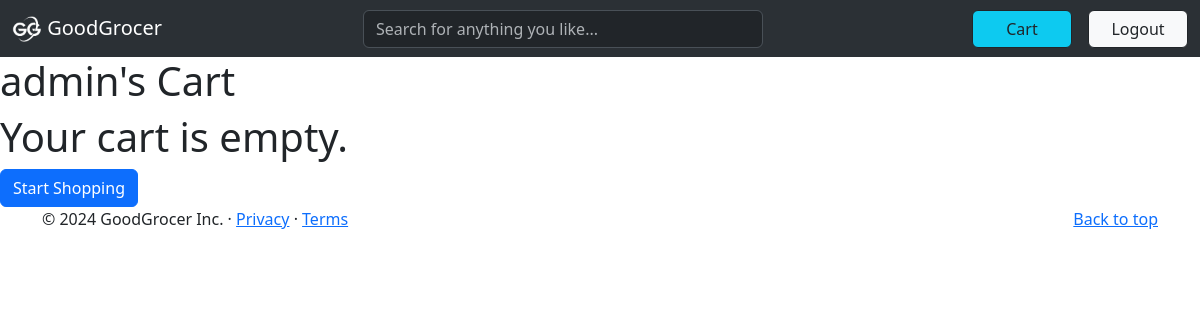
Before: /cart/1 (signed in) with the older database file.
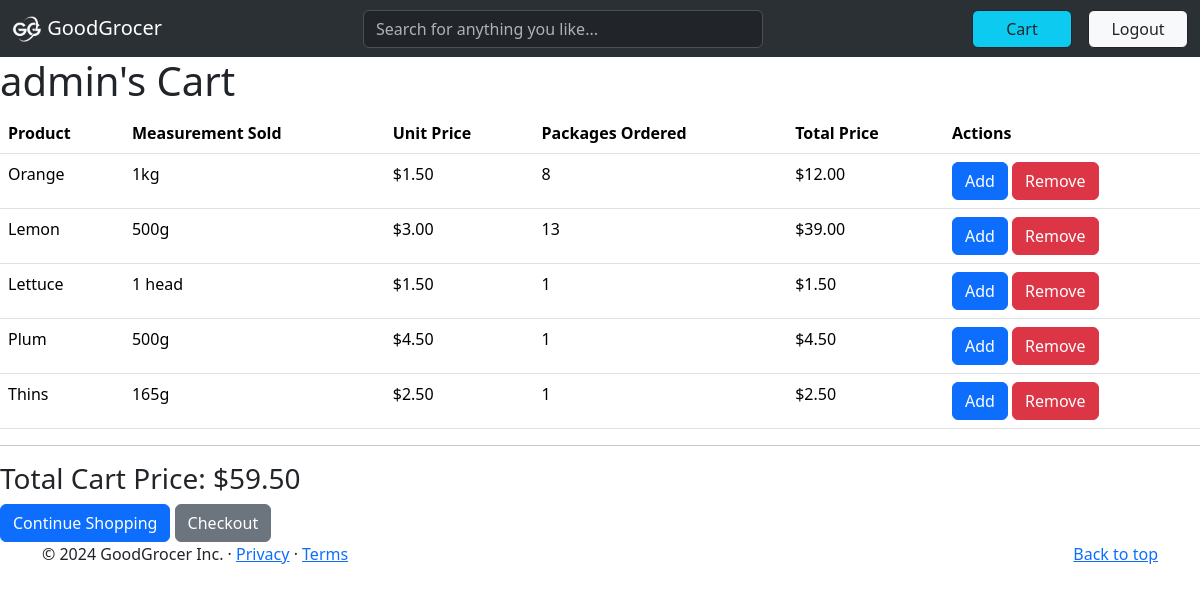
After: the same page with the newer database file.
### home/models.py (models this page shows, shortened)
class CartItem(models.Model):
    cart = models.ForeignKey(Cart, on_delete=models.CASCADE)
    product = models.ForeignKey(productItem, on_delete=models.CASCADE)
    quantity = models.PositiveIntegerField(default=1)
    def total_price(self):
        return self.quantity * self.product.price

class productItem(models.Model):
    subcategory = models.ForeignKey(productSubcategory, on_delete=models.CASCADE)
    name = models.CharField(max_length=200)
    quantity = models.CharField(max_length=100)
    price = models.FloatField()
    onDeal = models.BooleanField(null=True, blank=True)
    imageTag = models.CharField(max_length=200)

### home/views.py (the view)
# urls.py: path('cart/<str:pk>', views.cartPage, name="cart"),
@login_required(login_url='login')
def cartPage(request, pk):
    givenUser = User.objects.get(id=pk)
    cart, created = Cart.objects.get_or_create(user=givenUser)
    cartItems = cart.cartitem_set.all()
    total_price = sum(item.total_price() for item in cartItems)
    context = {
        'cartItems': cartItems,
        'total_price': total_price,
    }
    return render(request, 'cart.html', context)

### templates/cart.html (shortened to what this page needs)
{% extends 'main.html' %}
{% load static %}
{% block body %}
<h1>{{request.user.username}}'s Cart</h1>
{% if cartItems %}
<table class="table">
    <thead>
        <tr>
            <th>Product</th>
            <th>Measurement Sold</th>
            <th>Unit Price</th>
            <th>Packages Ordered</th>
            <th>Total Price</th>
            <th>Actions</th>
        </tr>
    </thead>
    <tbody>
        {% for item in cartItems %}
        <tr>
            <td>{{item.product.name}}</td>
            <td>{{item.product.quantity}}</td>
            <td>${{item.product.price|floatformat:2}}</td>
            <td>{{item.quantity}}</td>
            <td>${{item.total_price|floatformat:2}}</td>
            <td>
                <a class="btn btn-primary" href="{% url 'addToCart' item.product.id %}" style="width: absolute;">Add</a>
                <a href="{% url 'removeFromCart' item.product.id %}" class="btn btn-danger">Remove</a>
            </td>
        </tr>
        {% endfor %}
    </tbody>
</table>
<hr>
<h3>Total Cart Price: ${{ total_price|floatformat:2 }}</h3>
<a class="btn btn-primary" href="{% url 'shop' %}">Continue Shopping</a>
<a class="btn btn-secondary" href="{% url 'checkout' %}">Checkout</a>
{% else %}
<h1>Your cart is empty.</h1>
<a class="btn btn-primary" href="{% url 'shop' %}">Start Shopping</a>
{% endif %}
{% endblock body %}

### templates/main.html (shortened to what this page needs)
{% load static %}
<!doctype html>
<html lang="en">
  <head>
    <link href="https://cdn.jsdelivr.net/npm/bootstrap@5.3.3/dist/css/bootstrap.min.css" rel="stylesheet">
  </head>
  <body>
    {% include 'navbar.html' %}
    {% block body %}
    {% endblock body %}
    <footer class="container footer-fixed-bottom">
      <p class="float-end"><a href="#">Back to top</a></p>
      <p>&copy; 2024 GoodGrocer Inc. &middot; <a href="#">Privacy</a> &middot; <a href="#">Terms</a></p>
    </footer>
  </body>
</html>

### templates/navbar.html (shortened to what this page needs)
{% load static %}
<nav class="navbar navbar-expand-lg bg-body-tertiary" data-bs-theme="dark">
    <div class="container-fluid">
        <a class="navbar-brand" href="{% url 'home' %}">
            <img src="{% static '/images/logo_white.png' %}" alt="Logo" width="30" height="30" class="d-inline-block align-text-top">
            GoodGrocer
        </a>
      <div class="collapse navbar-collapse" id="navbarColor02">
        <form class="d-flex mx-auto" method="GET" action="{% url 'shop' %}">
          <input
            class="form-control me-2"
            type="text"
            name="q"
            placeholder="Search for anything you like..."
            style="width: 400px;"
          />
        </form>
        <a class="btn btn-info btn-outline-dark ms-3" href="{% url 'cart' user.id %}" style="width: 100px;">Cart</a>
        {% if request.user.is_authenticated %}
        <a class="btn btn-light btn-outline-dark ms-3" href="{% url 'logout' %}" style="width: 100px;">Logout</a>
        {% else %}
        <a class="btn btn-light btn-outline-dark ms-3" href="{% url 'login' %}" style="width: 100px;">Login</a>
        {% endif %}
      </div>
    </div>
  </nav>

Changed rows visible on the page:
added CartItem: product.name "Orange", product.quantity "1kg", product.price "1.50", quantity "8", total_price "12.00"
added CartItem: product.name "Lemon", product.quantity "500g", product.price "3.00", quantity "13", total_price "39.00"
added CartItem: product.name "Lettuce", product.quantity "1 head", product.price "1.50", quantity "1", total_price "1.50"
added CartItem: product.name "Plum", product.quantity "500g", product.price "4.50", quantity "1", total_price "4.50"
added CartItem: product.name "Thins", product.quantity "165g", product.price "2.50", quantity "1", total_price "2.50"
Other visible differences:
{{ total_price|floatformat:2 }}: (not shown) → "59.50"
text no longer shown: "Your cart is empty. Start Shopping"
text now shown: "Product Measurement Sold Unit Price Packages Ordered Total Price Actions Total Cart Price: $ Continue Shopping Checkout"
